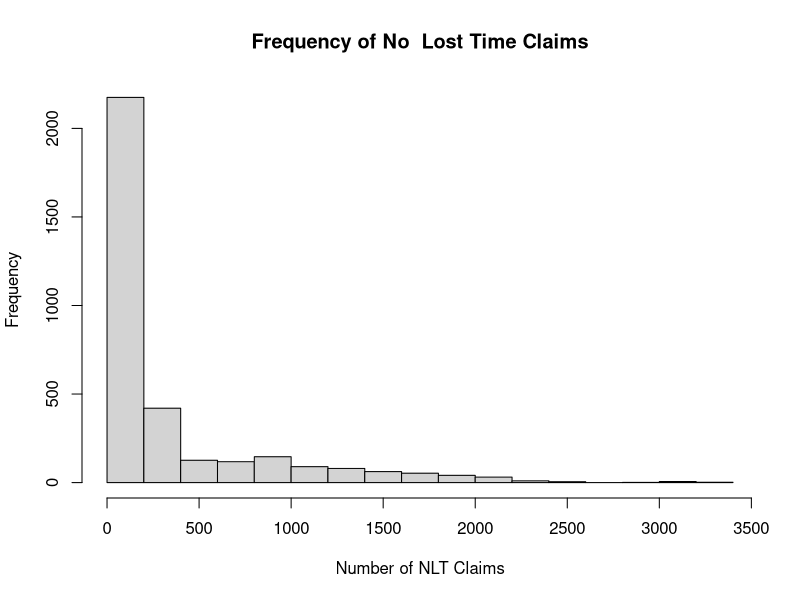
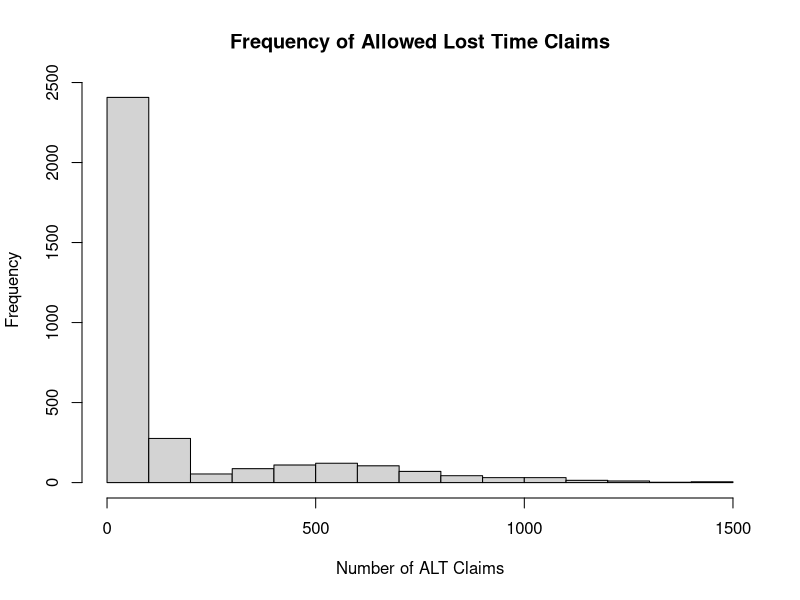
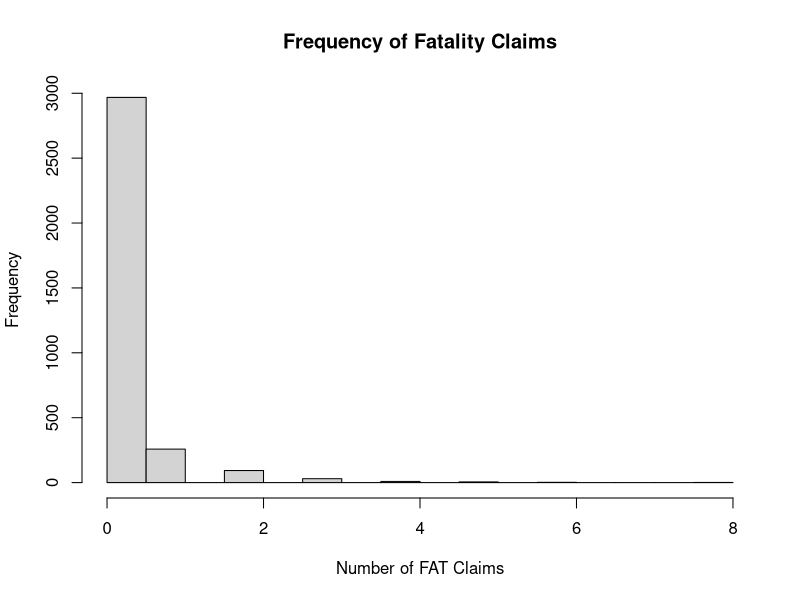
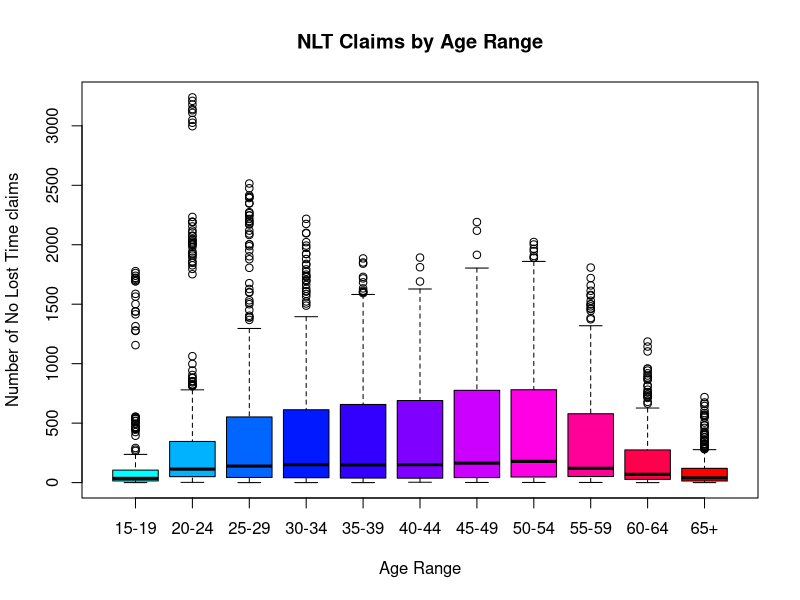
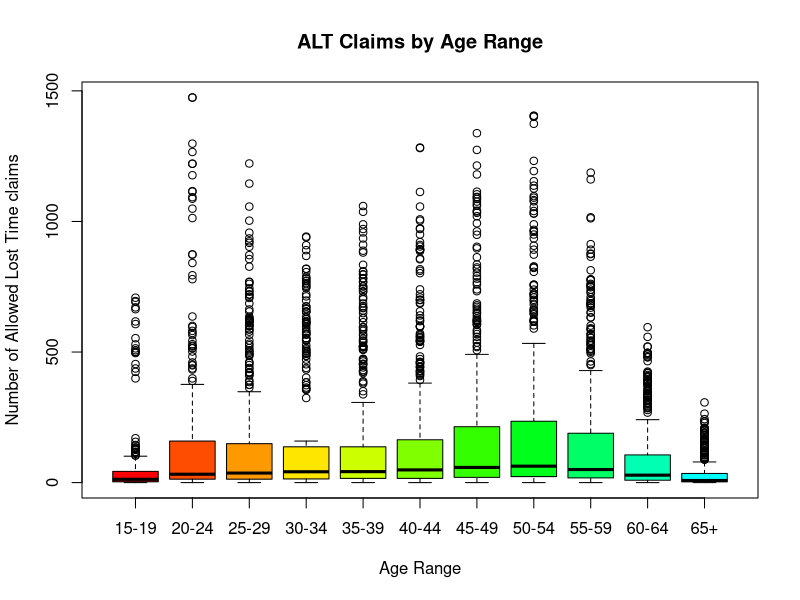
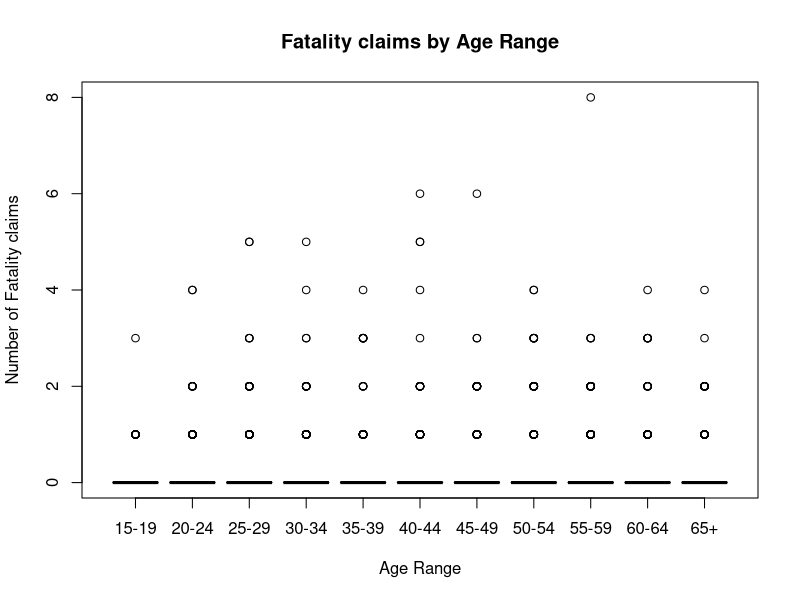
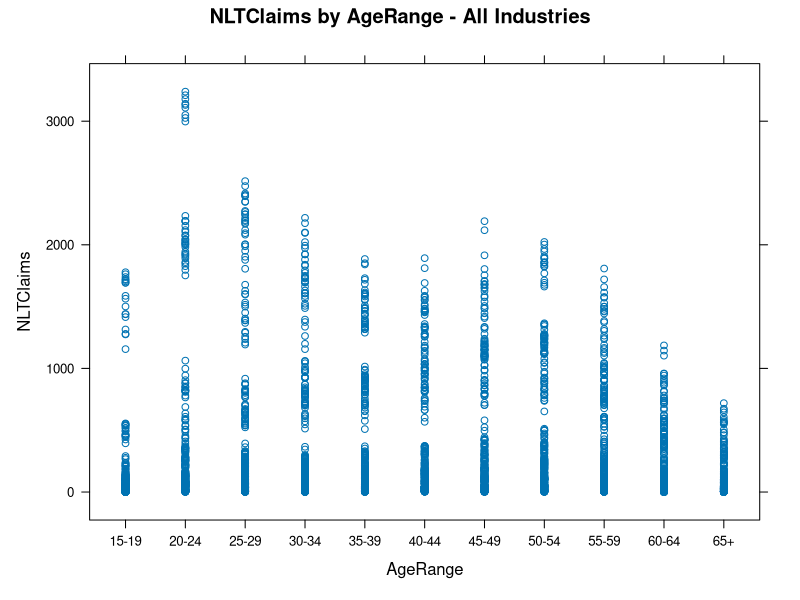
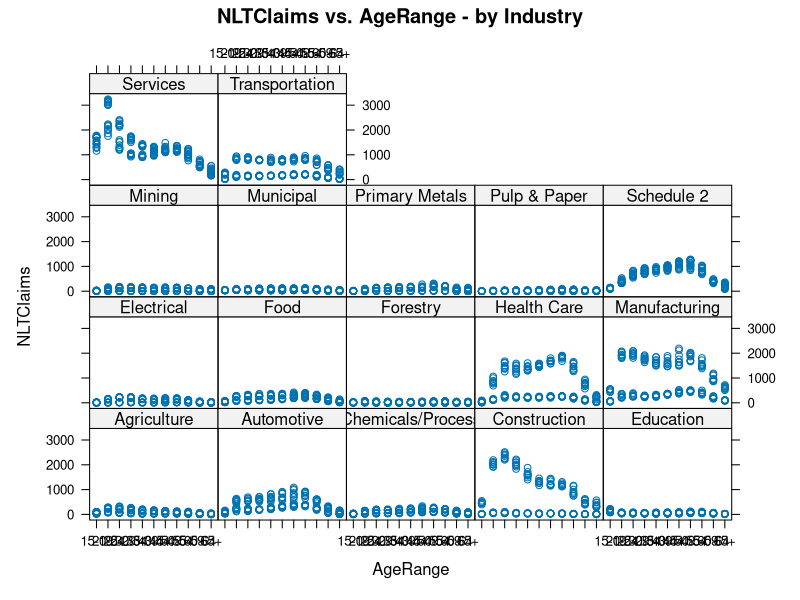

The R script that drew these images, in order:
getwd()
setwd()

#Read NoLostTime dataset
DataNLT<-read.csv("NoLostTime.csv",stringsAsFactors = T, na.strings = "NA", col.names = c("Industry", "Year", "AgeRange", "Gender", "NLTClaims"))
str(DataNLT)
summary(DataNLT)

#Read AllowedLostTime dataset
DataALT<-read.csv("AllowedLostTime.csv",stringsAsFactors = T, na.strings = "NA", col.names = c("Industry", "Year", "AgeRange", "Gender", "ALTClaims"))
str(DataALT)
summary(DataALT)

#Read Fatalities dataset
DataFatalities<-read.csv("Fatalities.csv",stringsAsFactors = T, na.strings = "NA", col.names = c("Industry", "Year", "AgeRange", "Gender", "FatClaims"))
str(DataFatalities)
summary(DataFatalities)


#Combine the datasets
#?merge
df <- merge(DataALT, DataNLT,by=c("Industry", "Year", "AgeRange", "Gender") )
df<- merge(df, DataFatalities, by=c("Industry", "Year", "AgeRange", "Gender"))

str(df)
#Set the Year variable as a factor
df$Year<-as.factor(df$Year)

summary(df)


#Descriptive Stats
#Install the Hmisc package
install.packages("Hmisc")
library(Hmisc)

#remove NA values
df2<-na.omit(df)
describe(df2)

#proportion of claims lost by removing rows containing NAs
(sum(df$ALTClaims)-sum(df2$ALTClaims))/sum(df$ALTClaims)
(sum(df$NLTClaims)-sum(df2$NLTClaims))/sum(df$NLTClaims)
(sum(df$FATClaims)-sum(df2$FATClaims))/sum(df$FATClaims)
sum(df$FATClaims)-sum(df2$FATClaims)
sum(df$ALTClaims)-sum(df2$ALTClaims)
sum(df$NLTClaims)-sum(df2$NLTClaims)


#Distributions of numeric variables
hist(df2$NLTClaims, xlab = "Number of NLT Claims", main = "Frequency of No  Lost Time Claims")
hist(df2$ALTClaims, xlab = "Number of ALT Claims", main = "Frequency of Allowed Lost Time Claims")
hist(df2$FatClaims, xlab = "Number of FAT Claims", main = "Frequency of Fatality Claims")


#NLT, ALT and FAT claims by Age Range
plot(df2$AgeRange, df2$NLTClaims, main = "NLT Claims by Age Range", xlab = "Age Range", ylab = "Number of No Lost Time claims", col = rainbow(11, start = 0.5, end = 1))
plot(df2$AgeRange, df2$ALTClaims, main = "ALT Claims by Age Range",xlab = "Age Range", ylab = "Number of Allowed Lost Time claims", col = rainbow(11, start = 0, end = 0.5))
plot(df2$AgeRange, df2$FatClaims , main = "Fatality claims by Age Range", xlab = "Age Range", ylab = "Number of Fatality claims", col = rainbow(11, start = 0, end = 1))

install.packages("lattice")
library(lattice)

#NLTCLAIMS
#NLTClaims by age including all industries
xyplot(NLTClaims~AgeRange, data = df2, main = "NLTClaims by AgeRange - All Industries")

#NLTClaims by age by industry
xyplot(NLTClaims~AgeRange|Industry, data = df2, main = "NLTClaims vs. AgeRange - by Industry")

#NLTClaims by Age in Service Industry
xyplot(NLTClaims~AgeRange|Gender, data = df2[ which(df2$Industry =="Services"),], main = "NLTClaims by AgeRange in the Service Industry")   


#ATLCLAIMS
#ALTClaims by age including all industries
xyplot(ALTClaims~AgeRange, data = df2, main = "ALTClaims by AgeRange - All Industries")

#ALTClaims by age by industry
xyplot(ALTClaims~AgeRange|Industry, data = df2, main = "ALTClaims vs. AgeRange - by Industry")

#ALTClaims by AGe in Service Industry
xyplot(ALTClaims~AgeRange|Gender, data = df2[ which(df2$Industry =="Services"),], main = "ALTClaims by AgeRange in the Service Industry")  

#Service <-df2[ which(df2$Industry =="Services"),]

#OUTLIERS
outliers<-df2[which(df2$Industry=="Services" & df2$NLTClaims > 2500),]
outliers2<-df2[which(df2$Industry=="Services" & df2$NLTClaims > 1500 & df2$NLTClaims < 2500),]
summary(outliers2)

plot(outliers$AgeRange, outliers$NLTClaims)

plot(outliers2$AgeRange, outliers2$NLTClaims)

length(unique(df2$AgeRange))
  
#NLT, ALT and FAT claims by Industry
plot(df2$Industry, df2$NLTClaims, main = "NLT Claims by Industry", xlab = "Industry", ylab = "Number of No Lost Time claims", col = rainbow(17, start = 0.3, end = 0.6))
plot(df2$Industry, df2$ALTClaims, main = "ALT Claims by Industry",xlab = "Industry", ylab = "Number of Allowed Lost Time claims", col = rainbow(17, start = 0, end = 0.25))
plot(df2$Industry, df2$FatClaims , main = "Fatality claims by Industry", xlab = "Industry", ylab = "Number of Fatality claims", col = rainbow(17, start = 0.75, end = 1))


#Correlations
plot(df2$ALTClaims, df2$NLTClaims, main = "Relation of NLT and ALT Claims", xlab = "ALT Claims", ylab = "NLT claims", col = "blue")
cor(df2$ALTClaims,df2$NLTClaims, method = "spearman")

plot(df2$ALTClaims, df2$FATClaims, main = "Relation of FAT and ALT Claims", xlab = "ALT Claims", ylab = "FAT claims", col = "red")
cor(df2$ALTClaims,df2$FatClaims, method = "spearman")

plot(df2$NLTClaims, df2$FATClaims, main = "Relation of FAT and NLT Claims", xlab = "NLT Claims", ylab = "FAT claims", col = "orange")
cor(df2$NLTClaims,df2$FatClaims, method = "spearman")
  
